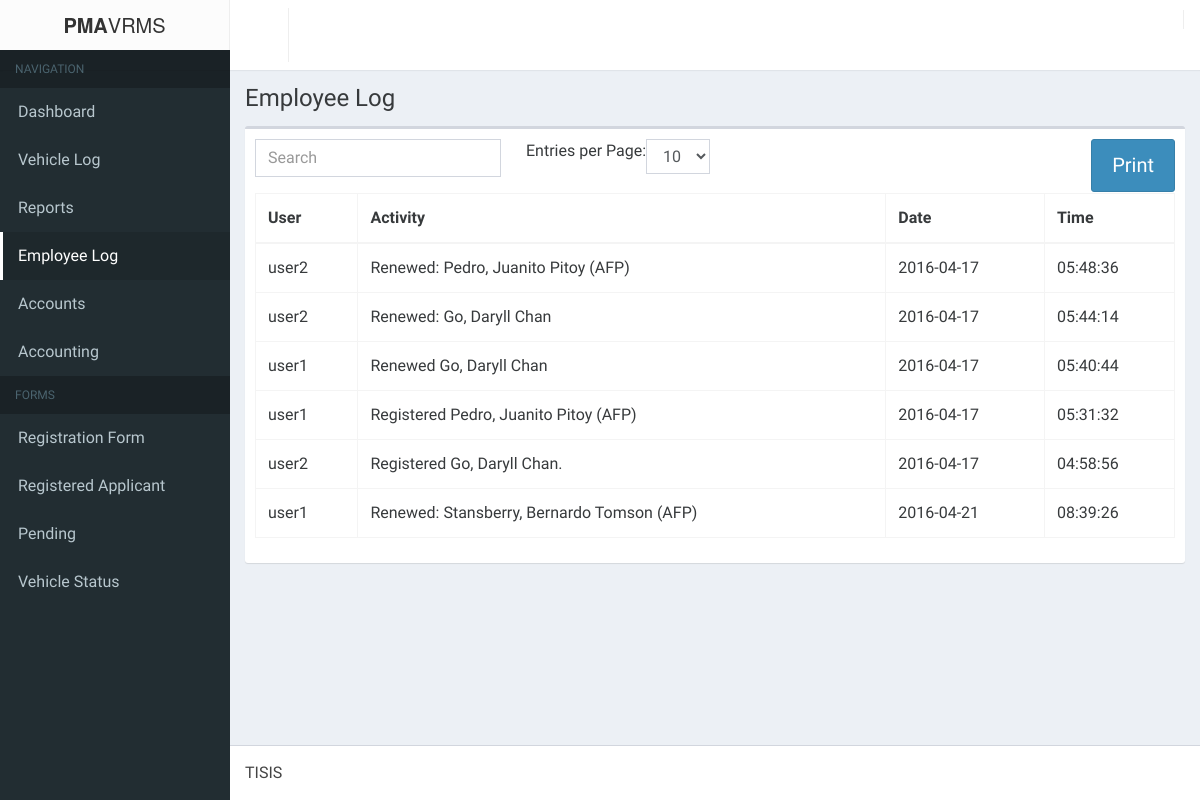
Screenshot of /login/login/logbook_page.php with the database file from the repository.
### tables this page shows
CREATE TABLE IF NOT EXISTS `admin_logs` (
  `id` int(100) NOT NULL AUTO_INCREMENT,
  `username` varchar(100) NOT NULL,
  `activity` varchar(100) NOT NULL,
  `curr_date` date NOT NULL,
  `curr_time` time NOT NULL,
  PRIMARY KEY (`id`)
);

### login/login/logbook_page.php (the view, shortened to what this page needs)
<!DOCTYPE html>
<html>
<head>
	<link rel="stylesheet" href="../bootstrap/css/bootstrap.min.css">
    <link rel="stylesheet" href="../fonts/font-awesome.min.css">
    <link rel="stylesheet" href="../css/style-main.min.css">
    <link rel="stylesheet" href="../bootstrap/css/jquery.bdt.css">
    <link rel="stylesheet" href="../css/skin.min.css">
    <link rel="stylesheet" type="text/css" href="../css/print.css">
</head>
<body class="hold-transition skin-black sidebar-mini">
    <div class="wrapper">
      <header class="main-header">
        <div class="logo">
          <span class="logo-lg"><b>PMA</b>VRMS</span>
        </div>
        <nav class="navbar navbar-static-top" role="navigation">
          <a href="#" class="sidebar-toggle" data-toggle="offcanvas" role="button">
          </a>
        </nav>
      </header>
      <aside class="main-sidebar">
        <section class="sidebar">
          <ul class="sidebar-menu">
            <li class="header">NAVIGATION</li>
            <li class=""><a href="../index.php"><i class="glyphicon glyphicon-dashboard"></i> <span>Dashboard</span></a></li>
            <li class=""><a href="../vehicleLog.php"><i class="glyphicon glyphicon-road"></i> <span>Vehicle Log</span></a></li>
            <li><a href="../reports.php"><i class="glyphicon glyphicon-flag"></i> <span>Reports</span></a></li>
            <li class="active"><a href="../login/logbook_page.php"><i class="glyphicon glyphicon-user"></i> <span>Employee Log</span></a></li>
						<li class="treeview">
							<a href="#"><i class="glyphicon glyphicon-plus"></i>
								<span>Accounts</span>
							</a>
						</li>
            <li class="treeview">
              <a href="#"><i class="glyphicon glyphicon-list-alt"></i> <span>Accounting</span> <i class="glyphicon glyphicon-chevron-down pull-right"></i></a>
            </li>
            <li class="header">FORMS</li>
            <li class="treeview">
              <a href="#"><i class="glyphicon glyphicon-list-alt"></i> <span>Registration Form</span> <i class="glyphicon glyphicon-chevron-down pull-right"></i></a>
            </li>
            <li class="treeview">
              <a href="#"><i class="glyphicon glyphicon-ok-circle"></i> <span>Registered Applicant</span> <i class="glyphicon glyphicon-chevron-down pull-right"></i></a>
            </li>
            <li class="treeview">
              <a href="#"><i class="glyphicon glyphicon-option-horizontal"></i> <span>Pending</span> <i class="glyphicon glyphicon-chevron-down pull-right"></i></a>
            </li>
            <li class="treeview">
              <a href="#"><i class="glyphicon glyphicon-ok-circle"></i> <span>Vehicle Status</span> <i class="glyphicon glyphicon-chevron-down pull-right"></i></a>
            </li>
          </ul>
        </section>
      </aside>
      <div class="content-wrapper">
        <section class="content-header">
          <h1>
            Employee Log
          </h1>
        </section>
        <section class="content">
		<div class="'container">
			<div class="row">
				<div class="col-md-12">
                    <div class="box">
                        <div class="box-body">
                            <button id="printReports" class="btn btn-primary btn-lg pull-right" onclick="printReports()">
                                <span class="glyphicon glyphicon-print" aria-hidden="true"></span> Print
                            </button>
                            <table class="table table-bordered table-hover" id="bootstrap-table">
				<thead>
					<th>User</th>
					<th>Activity</th>
                    <th>Date</th>
					<th>Time</th>
				</thead>
				<tbody>
					<?php
            $handler = mysqli_connect('localhost', 'root', '', 'pma-vrms')
              or die ('Error connecting to MySQL server.');
            $query = "SELECT * FROM admin_logs
                        ORDER BY curr_date, curr_time DESC";
            $result = mysqli_query($handler, $query)
              or die ('Error querying database.');
            while ($row = mysqli_fetch_array($result)) {
              $user = $row['username'];
              $activity = $row['activity'];
              $date = $row['curr_date'];
              $time = $row['curr_time'];
          ?>
              <tr>
                <td><?php echo $user; ?></td>
                <td><?php echo $activity; ?></td>
                <td><?php echo $date; ?></td>
                <td><?php echo $time; ?></td>
              </tr>
          <?php
            }
          ?>
				</tbody>
			</table>
                        </div>
                    </div>
                </div>
</section>
        <br/><br/>
        </div>
      <footer class="main-footer">
        TISIS
      </footer>
    </div>
</body>
</html>

### rows the page displays
admin_logs: username "user2", activity "Renewed: Pedro, Juanito Pitoy (AFP)", curr_date "2016-04-17", curr_time "05:48:36"
admin_logs: username "user2", activity "Renewed: Go, Daryll Chan", curr_date "2016-04-17", curr_time "05:44:14"
admin_logs: username "user1", activity "Renewed Go, Daryll Chan", curr_date "2016-04-17", curr_time "05:40:44"
admin_logs: username "user1", activity "Registered Pedro, Juanito Pitoy (AFP)", curr_date "2016-04-17", curr_time "05:31:32"
admin_logs: username "user2", activity "Registered Go, Daryll Chan.", curr_date "2016-04-17", curr_time "04:58:56"
admin_logs: username "user1", activity "Renewed: Stansberry, Bernardo Tomson (AFP)", curr_date "2016-04-21", curr_time "08:39:26"
